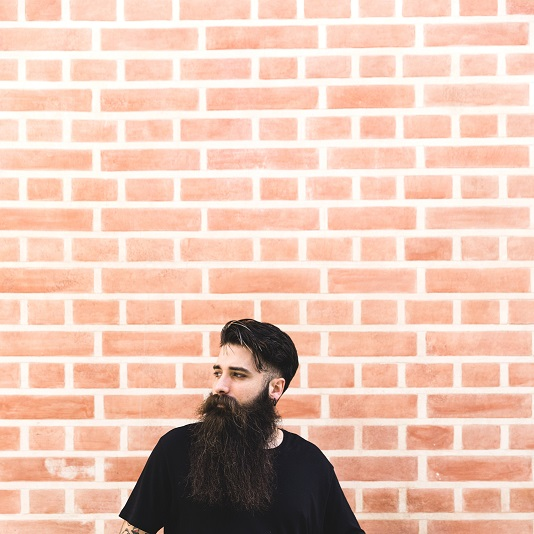
#> input picture CV/Resources/img3.jpg, 534 x 534 px, found by its file name
$ python image_processing_demo.py
#> lines starting #> are read from the running program, lines starting #| are printed output that depends on the picture; after the words box and inside, x2 and y2 are one past the last pixel; in counts of white or black regions, pixels touching at a corner belong together
"""
image_processing_demo.py

Demo: Basic image processing operations using OpenCV.

Features:
- Read images from disk
- Apply Gaussian blur
- Edge detection using Canny
- Dilation and erosion
- Show processed images

Run:
    python image_processing_demo.py

Requirements:
    - OpenCV (cv2)
    - numpy
"""

import cv2 as cv
import numpy as np


def load_image(path, color=cv.IMREAD_COLOR):
#> called with path = 'Resources/img3.jpg', color = 1
    img = cv.imread(path, color)
#> img is the input picture: shape (534, 534, 3); mean B, G, R 178.6, 195, 229.8
    if img is None:
        print(f"[WARN] Could not read image: {path}")
    return img


def run_demo():
    # Load image
    img = load_image('Resources/img3.jpg')
    if img is None:
        return

    # Apply Gaussian blur
    img_blur = cv.GaussianBlur(img, (7, 7), 0)

    # Edge detection using Canny
    img_canny = cv.Canny(img, 50, 50)
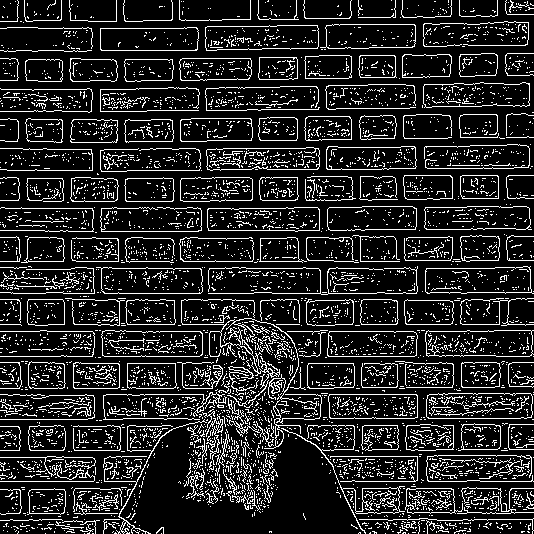
#> img_canny: shape (534, 534); 15% white in thin lines or dots

    # Create kernel for dilation and erosion
    kernel = np.ones((5,5), np.uint8)

    # Dilation
    img_dilate = cv.dilate(img_canny, kernel, iterations=1)
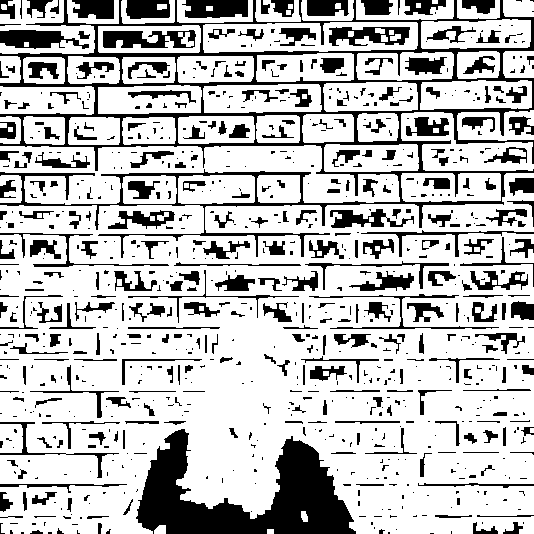
#> img_dilate: shape (534, 534); 75.2% white; 856 black regions (532 under 20 px), largest, box (x1, y1, x2, y2) and area: (0, 0, 534, 258) 14553, (136, 429, 356, 534) 11193, (103, 30, 196, 48) 1122

    # Erosion
    img_erode = cv.erode(img_dilate, kernel, iterations=1)
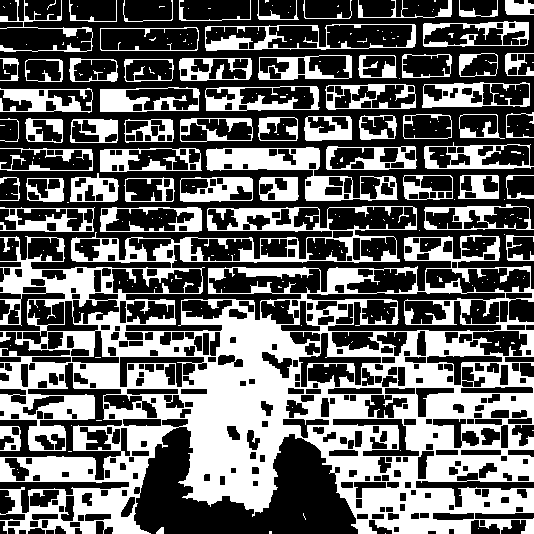
#> img_erode: shape (534, 534); 39.5% white; 234 white regions (174 under 20 px), largest, box (x1, y1, x2, y2) and area: (0, 206, 534, 534) 77027, (206, 147, 398, 201) 3296, (205, 24, 416, 51) 1494

    # Show results
    cv.imshow('Original', img)
    cv.imshow('Blur', img_blur)
    cv.imshow('Canny', img_canny)
    cv.imshow('Dilation', img_dilate)
    cv.imshow('Erosion', img_erode)

    cv.waitKey(0)
    cv.destroyAllWindows()


if __name__ == '__main__':
    run_demo()

$ run again, with CV/Resources/img2.jpg copied over CV/Resources/img3.jpg
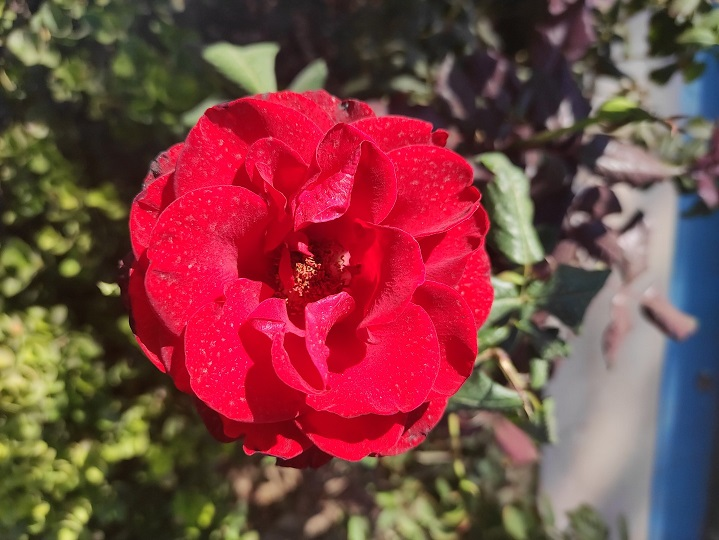
#> input picture CV/Resources/img2.jpg, 719 x 540 px, found by its file name
#> in load_image, img is the input picture: shape (540, 719, 3); mean B, G, R 67.7, 68.1, 125.3
#> in run_demo, `img_canny = cv.Canny(img, 50, 50)`:
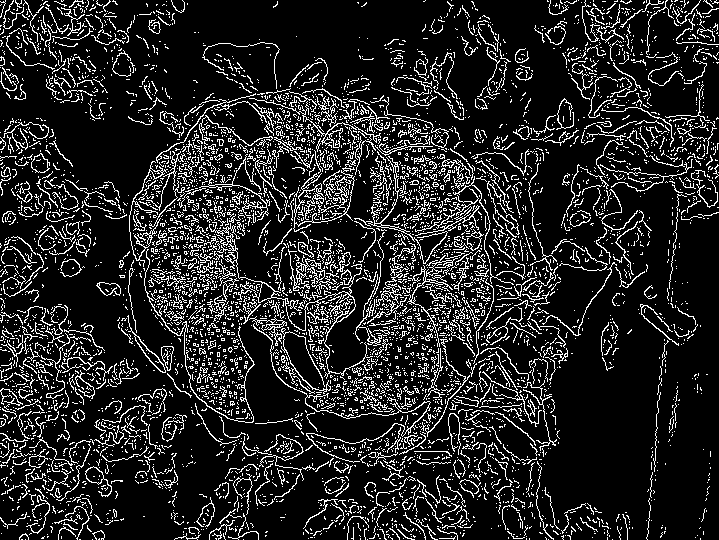
#> img_canny: shape (540, 719); 14.3% white in thin lines or dots
#> img_dilate: shape (540, 719); 63.7% white; 935 black regions (694 under 20 px), largest, box (x1, y1, x2, y2) and area: (0, 0, 608, 256) 43263, (542, 185, 693, 540) 22247, (650, 216, 719, 540) 14373
#> in run_demo, `img_erode = cv.erode(img_dilate, kernel, iterations=1)`:
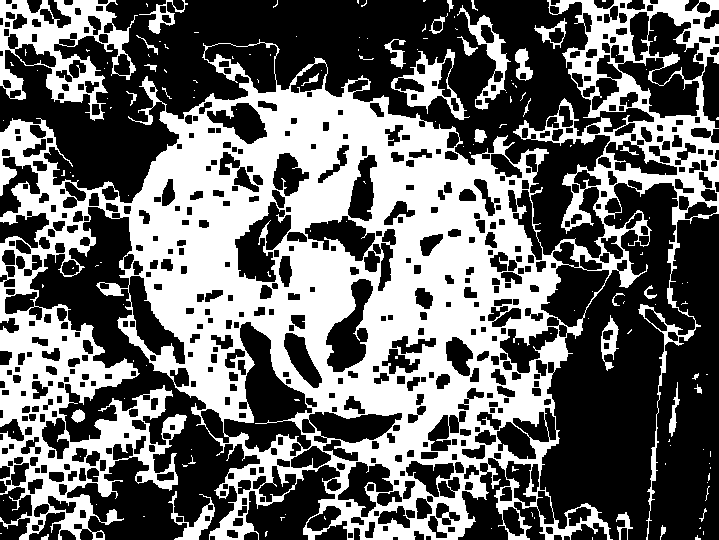
#> img_erode: shape (540, 719); 41.2% white; 153 white regions (119 under 20 px), largest, box (x1, y1, x2, y2) and area: (0, 0, 719, 540) 146369, (0, 0, 138, 121) 6206, (391, 49, 470, 120) 1562

$ run again, with CV/Resources/paper.jpg copied over CV/Resources/img3.jpg
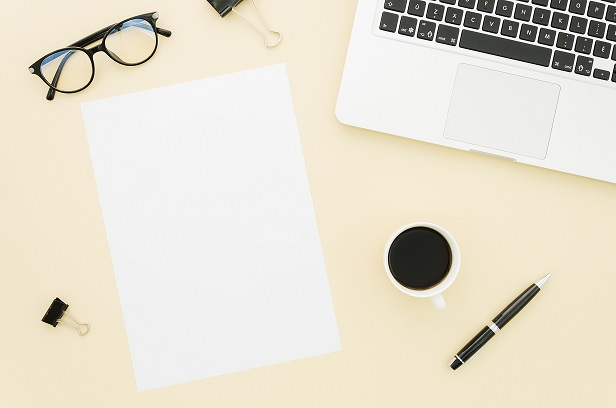
#> input picture CV/Resources/paper.jpg, 616 x 408 px, found by its file name
#> in load_image, img is the input picture: shape (408, 616, 3); mean B, G, R 207.9, 222.8, 228.5
#> in run_demo, `img_canny = cv.Canny(img, 50, 50)`:
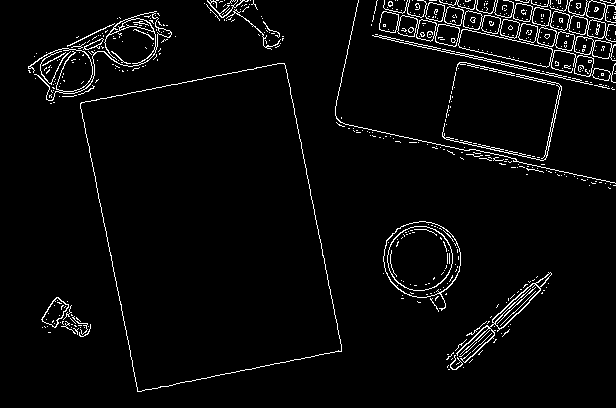
#> img_canny: shape (408, 616); 3.7% white in thin lines or dots
#> img_dilate: shape (408, 616); 16.4% white; 8 white regions, largest, box (x1, y1, x2, y2) and area: (333, 0, 616, 191) 19814, (26, 9, 178, 106) 5808, (78, 61, 344, 394) 5708
#> in run_demo, `img_erode = cv.erode(img_dilate, kernel, iterations=1)`:
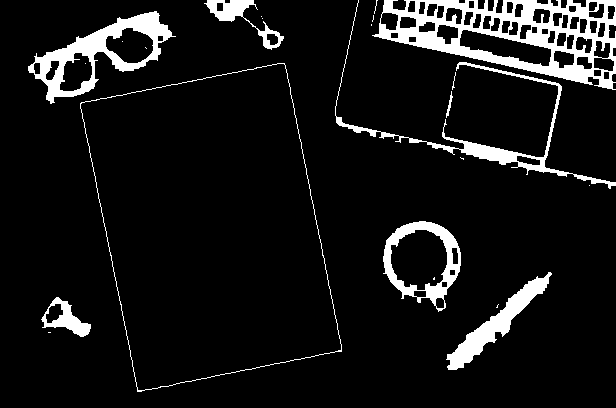
#> img_erode: shape (408, 616); 8.7% white; 23 white regions (13 under 20 px), largest, box (x1, y1, x2, y2) and area: (372, 0, 616, 90) 8417, (28, 11, 176, 104) 3749, (335, 0, 616, 189) 2550
